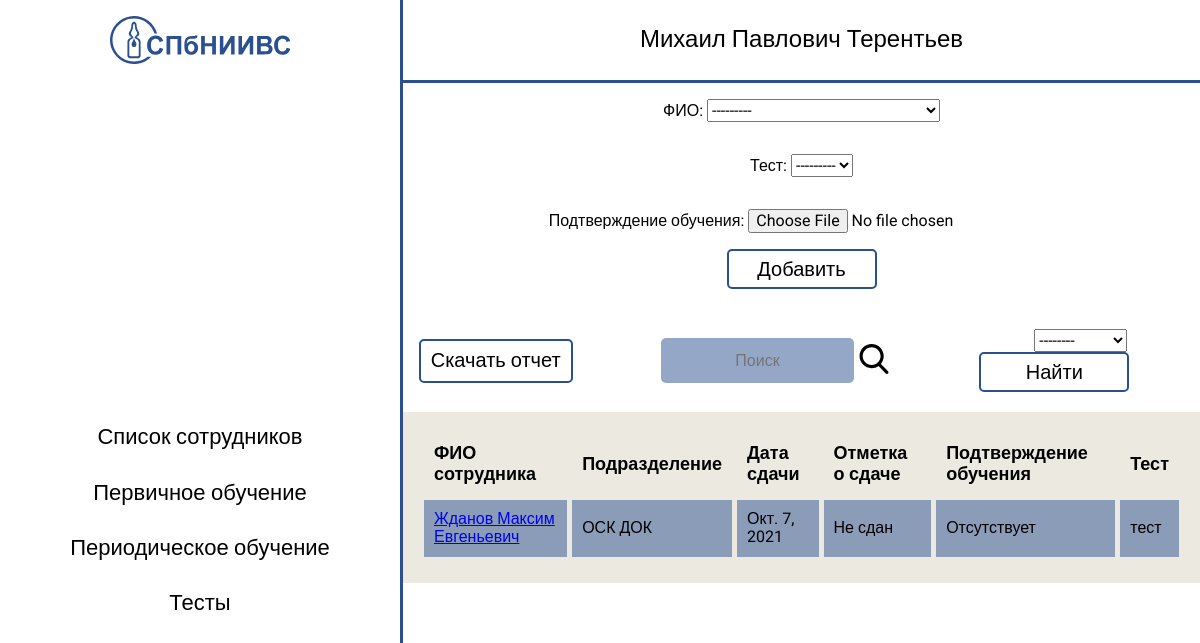
Before: /feducation/ with the older database file.
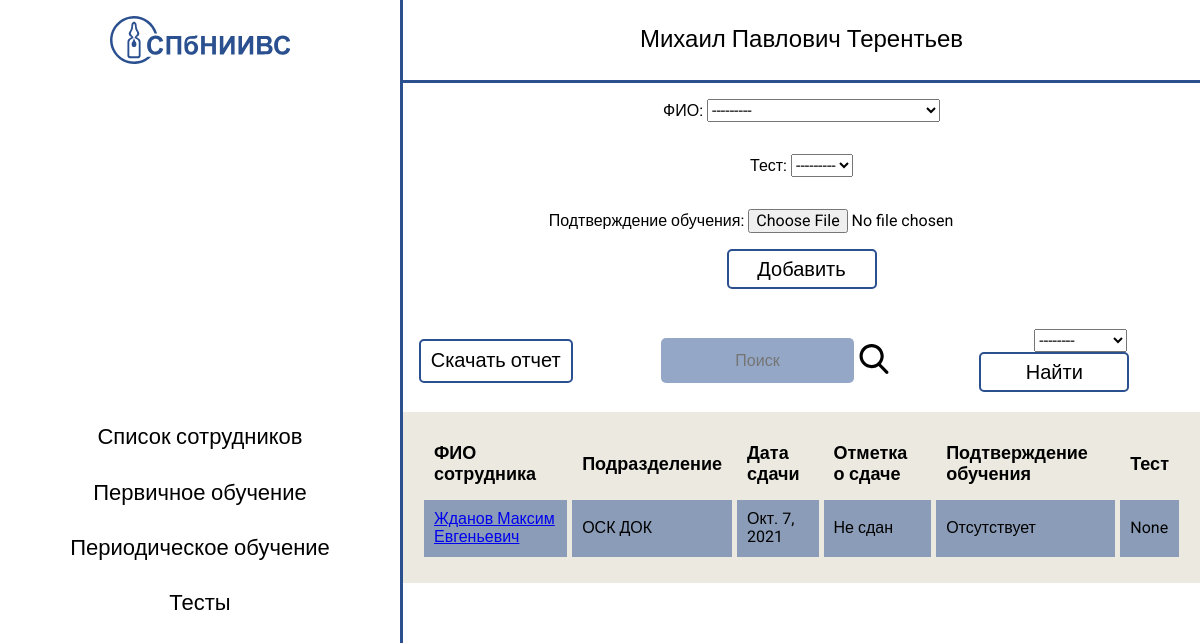
After: the same page with the newer database file.
### education/models.py (models this page shows, shortened)
class FirstEducation(models.Model):
    user_name = models.ForeignKey(
        "UserCard",
        on_delete=models.CASCADE,
        verbose_name="ФИО"
    )
    date = models.DateField("Дата сдачи", blank=True)
    estimate = models.BooleanField("Отметка о сдаче", null=True)
    fe_file = models.FileField(
        upload_to=user_directory_path,
        verbose_name="Подтверждение обучения",
        blank=True,
        validators=([FileExtensionValidator(['xlsx', 'docx'])])
    )
    test = models.ForeignKey(
        Poll,
        on_delete=models.SET_NULL,
        verbose_name="Тест",
        null=True,
    )
    class Meta:
        verbose_name = "Первичное обучение"
        verbose_name_plural = "Первичные обучения"

class UserCard(models.Model):
    name = models.CharField("ФИО пользователя", max_length=150)
    subdivision = models.ForeignKey(
        "Subdivision",
        on_delete=models.SET_NULL,
        null=True,
        verbose_name="Подразделение"
    )
    education = models.TextField("Образование")
    education_profile = models.CharField("Профиль образования", max_length=80)
    receipt = models.DateField("Дата приема")
    slug = models.SlugField(
        max_length=75,
        blank=True,
        editable=False
    )
    def __str__(self):
        return self.name
    class Meta:
        ordering = ["name"]
        verbose_name = "Пользователь"
        verbose_name_plural = "Пользователи"

class Subdivision(models.Model):
    subdivision_name = models.CharField(
        "Аббревиатура подразделения",
        max_length=20,
        unique=True
    )
    def __str__(self):
        return self.subdivision_name
    class Meta:
        ordering = ["subdivision_name"]
        verbose_name = "Подразделение"
        verbose_name_plural = "Подразделения"

### quiz/models.py (models this page shows)
class Poll(models.Model):
	poll_name = models.CharField('Название теста', max_length=300, unique=True)
	class Meta:
		ordering = ['poll_name']
		verbose_name = "Тест"
		verbose_name_plural = "Тесты"
	def __str__(self):
		return self.poll_name

### education/views.py (the view, shortened to what this page needs)
# urls.py: path('feducation/', views.FEducationView.as_view(), name="feducation_view"),
class FEducationView(SubdivisionName, View):
    def get(self, request):
        model = FirstEducation.objects.all()
        form = FirstEducationForm()
        context = {
            'model': model,
            'form': form,
            "sub": super().get_subdivisions()}
        return render(request, "education/feducation.html", context)
    """Создание записи первичного обучения"""

### education/forms.py
class FirstEducationForm(forms.ModelForm):
	class Meta:
		model = FirstEducation
		fields = ('user_name', 'test','fe_file')

### education/views.py (called while the page is built)
    def get_subdivisions(self):
        return Subdivision.objects.all()

### templates/education/feducation.html (shortened to what this page needs)
{% extends "base.html" %}
{% load static %}
{% block content %}
	<section class="table">
		<form method="POST" enctype="multipart/form-data" class="table__add-form">
			{{ form.as_p }}
			<div class="table__button-wrapper">
				<button class="common-button table__add-button" type="submit">Добавить</button>
			</div>
		</form>
	  <div class="table__wrapper">
		<div class="table__button-wrapper table__download-wrapper">
			<a class="common-button table__download-button" href="{% url 'get_fedu_xl' %}" download>Скачать отчет</a>
		</div>
	    <div class="table__search">
	      <input type="text" class="table__search-input" placeholder="Поиск" required>
	      <span class="table__search-button">
	      </span>
	    </div>
		<form action="{% url 'ffilter' %}" method="GET">
      <select name="subdivision_name" required="True">
        <option value="">--------</option>
      </select>
			<div class="table__button-wrapper">
				<button class="common-button table__search-button" type="submit">Найти</button>
			</div>
		</form>
	  </div>
	  <table>
	    <tr>
	      <th>ФИО сотрудника</th>
	      <th>Подразделение</th>
	      <th>Дата сдачи</th>
	      <th>Отметка о сдаче</th>
	      <th>Подтверждение обучения</th>
	      <th>Тест</th>
	    </tr>
	      {% for user in model %}
	    <tr>
	      <td><a href="{% url 'feducation_detail_view' user.id %}">{{ user.user_name }}</a></td>
	      <td>{{ user.user_name.subdivision }}</td>
	      <td>{{ user.date }}</td>
	      <td>
	      	{% if user.estimate == True %}
						Сдан
					{% else %}
						Не сдан
					{% endif %}
				</td>
	      <td>
	    		{% if user.fe_file.url is not "Null" %}
	    			Предоставлен
	    		{% else %}
	    			Отсутствует
	    		{% endif %}
	      </td>
	      <td>{{ user.test }}</td>
	     </tr>
	      {% endfor %}
	    </table>
	</section>
{% endblock %}

Changed rows visible on the page:
changed FirstEducation "Жданов Максим Евгеньевич": test "тест" → "None"
